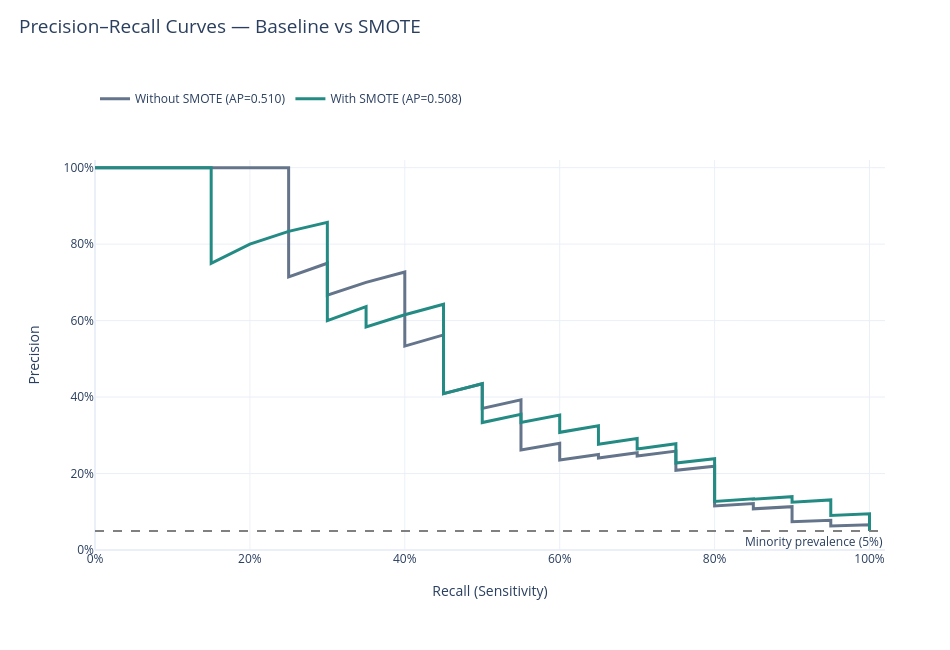

The notebook cell this image was saved under:
### Code cell
import plotly.graph_objects as go
from sklearn.metrics import precision_recall_curve, average_precision_score

fig = go.Figure()

models = [
    ("Without SMOTE", baseline_prob, "#64748B"),
    ("With SMOTE", smote_prob, "#238B83")
]

for name, probabilities, color in models:
    precision, recall, thresholds = precision_recall_curve(
        y_test, probabilities
    )

    ap = average_precision_score(y_test, probabilities)

    fig.add_trace(go.Scatter(
        x=recall,
        y=precision,
        mode="lines",
        name=f"{name} (AP={ap:.3f})",
        line=dict(color=color, width=3),
        hovertemplate=(
            "Recall: %{x:.2%}<br>"
            "Precision: %{y:.2%}"
            "<extra></extra>"
        )
    ))

# Reference precision for the minority-class prevalence
fig.add_hline(
    y=y_test.mean(),
    line_dash="dash",
    line_color="gray",
    annotation_text="Minority prevalence (5%)",
    annotation_position="bottom right"
)

fig.update_layout(
    title=dict(
        text="Precision–Recall Curves — Baseline vs SMOTE",
        x=0.02,
        y=0.97,
        xanchor="left",
        yanchor="top",
        font=dict(size=19)
    ),
    xaxis_title="Recall (Sensitivity)",
    yaxis_title="Precision",
    template="plotly_white",
    width=950,
    height=650,
    margin=dict(l=95, r=65, t=160, b=100),
    legend=dict(
        orientation="h",
        x=0,
        y=1.12,
        xanchor="left",
        yanchor="bottom",
        font=dict(size=12)
    ),
    font=dict(size=12)
)

fig.update_xaxes(
    range=[0, 1.02],
    tickformat=".0%",
    title_standoff=20,
    automargin=True
)

fig.update_yaxes(
    range=[0, 1.02],
    tickformat=".0%",
    title_standoff=20,
    automargin=True
)

fig.show()

### Figure 1 — Plotly figure (JSON) as saved in the notebook; plotly's stock layout.template omitted (floating-point values rounded to 4 significant figures; data arrays with more than 128 entries replaced by an {"elided": "..."} marker saying what was removed)
{"data": [{"hovertemplate": "Recall: %{x:.2%}<br>Precision: %{y:.2%}<extra></extra>", "line": {"color": "#64748B", "width": 3}, "mode": "lines", "name": "Without SMOTE (AP=0.510)", "type": "scatter", "x": {"elided": "401 float values"}, "y": {"elided": "401 float values"}}, {"hovertemplate": "Recall: %{x:.2%}<br>Precision: %{y:.2%}<extra></extra>", "line": {"color": "#238B83", "width": 3}, "mode": "lines", "name": "With SMOTE (AP=0.508)", "type": "scatter", "x": {"elided": "401 float values"}, "y": {"elided": "401 float values"}}], "layout": {"annotations": [{"showarrow": false, "text": "Minority prevalence (5%)", "x": 1, "xanchor": "right", "xref": "x domain", "y": 0.05, "yanchor": "top", "yref": "y"}], "font": {"size": 12}, "height": 650, "legend": {"font": {"size": 12}, "orientation": "h", "x": 0, "xanchor": "left", "y": 1.12, "yanchor": "bottom"}, "margin": {"b": 100, "l": 95, "r": 65, "t": 160}, "shapes": [{"line": {"color": "gray", "dash": "dash"}, "type": "line", "x0": 0, "x1": 1, "xref": "x domain", "y0": 0.05, "y1": 0.05, "yref": "y"}], "title": {"font": {"size": 19}, "text": "Precision–Recall Curves — Baseline vs SMOTE", "x": 0.02, "xanchor": "left", "y": 0.97, "yanchor": "top"}, "width": 950, "xaxis": {"automargin": true, "range": [0, 1.02], "tickformat": ".0%", "title": {"standoff": 20, "text": "Recall (Sensitivity)"}}, "yaxis": {"automargin": true, "range": [0, 1.02], "tickformat": ".0%", "title": {"standoff": 20, "text": "Precision"}}}}
